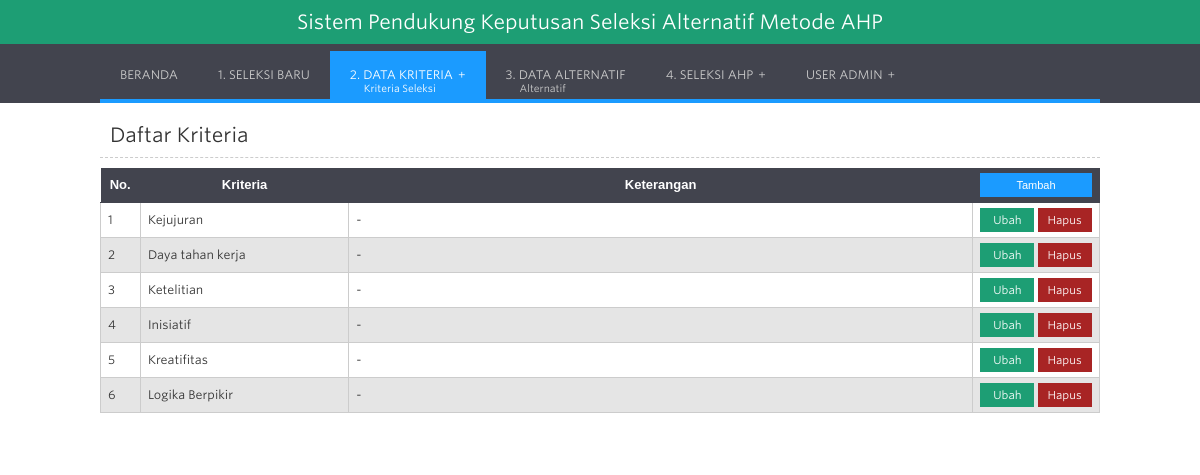
The page /?h=kriteria (signed in) on the database its author committed.
### tables this page shows
CREATE TABLE `ahp_kriteria` (
  `id_kriteria` int(11) NOT NULL,
  `kriteria` varchar(50) NOT NULL,
  `keterangan` varchar(100) NOT NULL
);

### config/library.php (called while the page is built, shortened)
<?php
$kasus		="Seleksi Alternatif";
$kasus_objek="Alternatif";
function antiinjec($connect, $string = '') {
  if(!empty($string)) {
      $stripsql = $connect->real_escape_string($string);
      return $stripsql;
  }
}
?>

### list_kriteria.php (the view, shortened to what this page needs)
<div class="judul">Daftar Kriteria</div>
<div class="csstable" >
    <table width="100%" border="0" cellspacing="0" cellpadding="4">
      <tr>
        <td width="4%">No.</td>
        <td width="21%">Kriteria</td>
        <td width="63%">Keterangan</td>
        <td width="12%"><a href="?h=kriteria-input&stat=tambah" class="tombol-mini w_biru hvr-fade" style="width:98px;">Tambah</a></td>
      </tr>
      <?php
	  $no=0;
	  $hquery=$koneksi->query("SELECT id_kriteria, kriteria, keterangan FROM ahp_kriteria ORDER BY id_kriteria ASC");
	  while($data=mysqli_fetch_array($hquery)){
		 $no++;
	  ?>
      <tr>
        <td><?php echo $no; ?></td>
        <td><?php echo $data['kriteria']; ?></td>
        <td><?php echo $data['keterangan']; ?></td>
        <td width="12%" style="text-align:center;">
            <a href="?h=kriteria-input&stat=ubah&id=<?php echo $data['id_kriteria']; ?>" class="tombol-mini w_hijau hvr-fade">Ubah</a>
            <a class="tombol-mini w_merah hvr-fade" onclick="konfirmasi<?php echo $data[0]; ?>()">Hapus</a>
        </td>
      </tr>
      <?php } if(@$_GET['con']!="") { ?>
      <tr>
      	<td><img src="images/ico_cek.png" width="22"></td>
        <td colspan="7" style="color:#360; font-weight:600; font-size:14px;">
			<?php
				if(@$_GET['con']==1) { echo "Data berhasil ditambahkan."; }
				elseif(@$_GET['con']==2) { echo "Data berhasil diubah."; }
				elseif(@$_GET['con']==3) { echo "Data berhasil dihapus."; }
			?>
      </tr>
      <?php } ?>
    </table>
    <br />
</div>

### index.php (shortened to what this page needs)
<?php
include "config/library.php";
include "config/koneksi.php";
$usernama=antiinjec($koneksi, @$_SESSION['sesNamaPengguna']);
$h=antiinjec($koneksi, @$_GET['h']);
?>
<!DOCTYPE html PUBLIC "-//W3C//DTD XHTML 1.0 Transitional//EN" "http://www.w3.org/TR/xhtml1/DTD/xhtml1-transitional.dtd">
<html xmlns="http://www.w3.org/1999/xhtml">
<head>
<link href="css/font.css" rel="stylesheet" type="text/css" />
<link rel="stylesheet" href="css/validator.css" type="text/css" />
<link href="css/style.css" rel="stylesheet" type="text/css" />
</head>
<body>
	<div id="paling_atas">Sistem Pendukung Keputusan <?php echo $kasus; ?> Metode AHP</div>
	<div id="atas">
      <div class="boundary">
        <div id='cssmenu'>
        <ul>
           <li class="<?php if($h=="") { echo "active"; } ?>"><a href='?'><span>Beranda</span></a></li>
           <li class='<?php if($h=="seleksi" || $h=="seleksi-input") { echo "active"; } ?>'><a href='?h=seleksi'><span>1. Seleksi Baru</span></a></li>
           <li class="<?php if($h=="kriteria" || $h=="kriteria-input" || $h=="kriteria-seleksi" || $h=="kriteria-seleksi-input") { echo "active"; } ?>  has-sub"><a href='?h=kriteria'><span>2. Data Kriteria</span><div style="position:absolute; top:13px; padding-left:14px; font-size:10px; text-transform:none;">Kriteria Seleksi</div></a>
           </li>
           <li class="<?php if($h=="alternatif" || $h=="alternatif-input") { echo "active"; } ?>"><a href='?h=alternatif'><span>3. Data <?php echo $kasus_objek; ?></span><div style="position:absolute; top:13px; padding-left:14px; font-size:10px; text-transform:none;">Alternatif</div></a></li>
           <li class='<?php if($h=="nilai-alternatif" || $h=="nilai-kriteria" || $h=="hasil") { echo "active"; } ?> has-sub'><a href='#'><span>4. Seleksi AHP</span></a>
           </li>
           <li class='<?php if($h=="password" || $h=="pengguna" || $h=="pengguna-input") { echo "active"; } ?> has-sub'><a href='#'><span>User <?php echo $usernama; ?></span></a>
           </li>
        </ul>
        </div>
      </div>
    </div>
 	<div id="content">
	  <?php
		switch ($h) {
		case "kriteria":
			include "list_kriteria.php";
			break;
	  }
	  ?>
    </div>
</body>
</html>

### css/style.css (style rules this page uses)
* { margin:0px auto; }
body { font: 200 14px/24px "Whitney SSm A", "Whitney SSm B", "Lucida Grande", "Lucida Sans", Verdana, Helvetica, Arial, sans-serif; color:#666; background:#FFF; }
a { text-decoration: none; }
#paling_atas { background-color:#1d9e74; color:#FFF; min-height:20px; padding:0.5em 5em 0.5em 4em; font-size:20px; text-align:center; }
#atas { background-color:#42444e; color:#CCC; padding-top:0.5em; text-align:center; }
#atas .boundary { width:1000px; }
#content { width:1000px; background-color:#FFF; }
#content .judul { font-size:20px; font-weight:400; color:#333; clear:both; padding:10px; margin-bottom:10px; margin-top:10px; text-align:left; border-bottom:1px dashed #CCCCCC; }
#cssmenu { padding: 0; margin: 0; border: 0; width: auto; }
#cssmenu ul, #cssmenu li { list-style: none; margin: 0; padding: 0; }
#cssmenu ul { position: relative; z-index: 597; }
#cssmenu ul li { float: left; min-height: 1px; vertical-align: middle; }
#cssmenu a { display: block; line-height: 1em; text-decoration: none; }
#cssmenu { background: #42444e; border-bottom: 4px solid #1b9bff; font-size: 12px; text-align:center; bottom:-4px; }
#cssmenu > ul { *display: inline-block; text-align:left; }
#cssmenu:after, #cssmenu ul:after { content: ''; display: block; clear: both; }
#cssmenu ul { text-transform: uppercase; }
#cssmenu ul li:hover > a, #cssmenu ul li.active > a { background: #1b9bff; color: #ffffff; }
#cssmenu ul li.has-sub > a:after { content: '+'; margin-left: 5px; }
#cssmenu a { background: #42444e; color: #CBCBCB; padding: 0 20px; }
#cssmenu > ul > li > a { line-height: 48px; font-size: 12px; }
.csstable { margin:0px; padding:0px; width:100%; }
.csstable table { border-collapse: collapse; border-spacing: 0; width:100%; height:100%; margin:0px;padding:0px; margin-bottom:10px; }
.csstable tr:nth-child(odd) { background-color:#e5e5e5; }
.csstable tr:nth-child(even) { background-color:#ffffff; }
.csstable td { vertical-align:middle; border:1px solid #CCC; border-width:0px 1px 1px 0px; text-align:left; padding:4px 7px; font-size:12px; color:#333; }
.csstable tr:last-child td { border-width:0px 1px 1px 0px; }
.csstable tr td:last-child { border-width:0px 0px 1px 0px; }
.csstable tr:last-child td:last-child { border-width:1px 1px 1px 0px; }
.csstable tr td:first-child { border-left-width:1px; }
.csstable tr td:last-child { border-right-width:1px; }
.csstable tr:first-child td { background:-o-linear-gradient(bottom, #42444e 5%, #42444e 100%); background:-webkit-gradient( linear, left top, left bottom, color-stop(0.05, #42444e), color-stop(1, #42444e) ); background:-moz-linear-gradient( center top, #42444e 5%, #42444e 100% ); filter:progid:DXImageTransform.Microsoft.gradient(startColorstr="#42444e", endColorstr="#42444e"); background: -o-linear-gradient(top,#42444e,42444e); background-color:#42444e; border:0px solid #42444e; text-align:center; border-width:0px 0px 1px 1px; font-size:13px; font-family:Arial; font-weight:bold; color:#ffffff; }
.csstable tr:first-child td:first-child { border-width:0px 0px 1px 0px; }
.csstable tr:first-child td:last-child { border-width:0px 1px 1px 1px; }
.tombol-mini { padding:0px 7px; font-size:11px; min-width:40px; color:#FFF; text-align:center; border:none; cursor:pointer; font-weight:400; }
.w_hijau { background-color:#1d9e74; }
.w_merah { background-color:#a82424; }
.w_biru { background-color:#1b9bff; }
.hvr-fade { display: inline-block; vertical-align: middle; -webkit-transform: translateZ(0); transform: translateZ(0); box-shadow: 0 0 1px rgba(0, 0, 0, 0); -webkit-backface-visibility: hidden; backface-visibility: hidden; -moz-osx-font-smoothing: grayscale; overflow: hidden; -webkit-transition-duration: 0.3s; transition-duration: 0.3s; -webkit-transition-property: color, background-color; transition-property: color, background-color; margin:1px 0 1px 0; }

### rows shown on the page
ahp_kriteria: kriteria "Kejujuran", keterangan "-"
ahp_kriteria: kriteria "Daya tahan kerja", keterangan "-"
ahp_kriteria: kriteria "Ketelitian", keterangan "-"
ahp_kriteria: kriteria "Inisiatif", keterangan "-"
ahp_kriteria: kriteria "Kreatifitas", keterangan "-"
ahp_kriteria: kriteria "Logika Berpikir", keterangan "-"

### other values the page prints
$kasus "Seleksi Alternatif"
$kasus_objek "ALTERNATIF"
$usernama "ADMIN"
